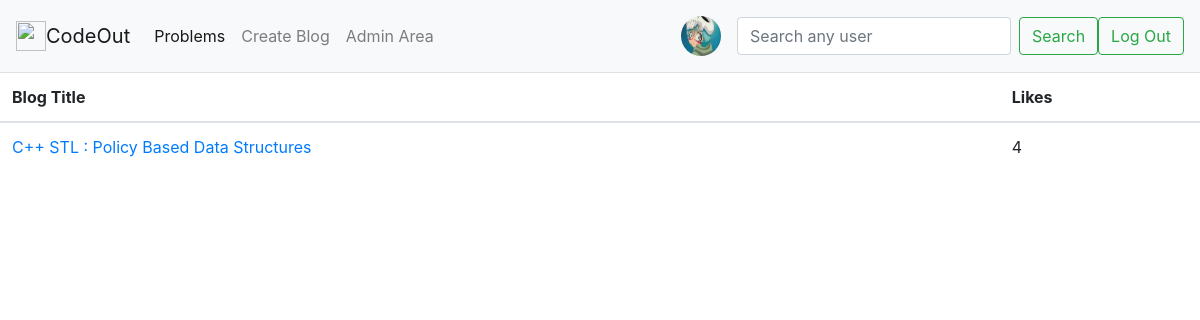
/profiles/1/blogs/, run on an earlier commit of the app's database.
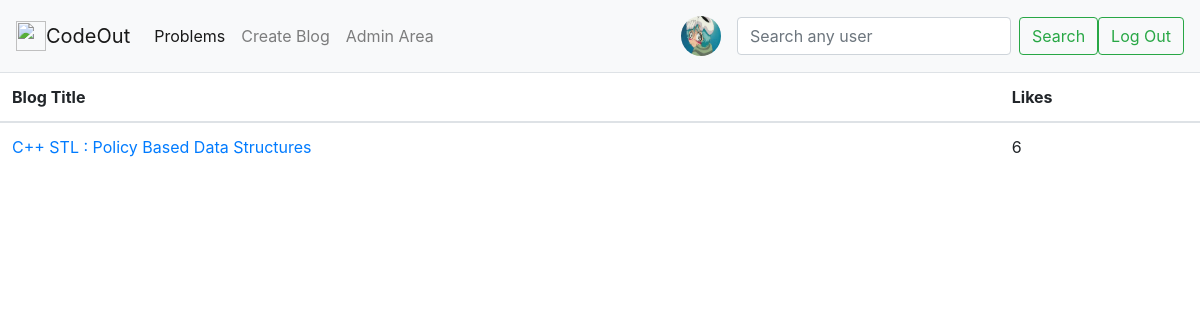
And on a later commit of the database.
### Problems/models.py (models this page shows, shortened)
class Blogs(models.Model):
    user = models.ForeignKey(Profile , on_delete = models.CASCADE , related_name = "creator")
    created_time = models.DateTimeField()
    title = models.TextField(max_length = 100)
    content = models.TextField(max_length = 2081)
    likes = models.ManyToManyField(Profile , related_name = "likers")
    like_count = models.IntegerField(default = 0)

### Profiles/views.py (the view)
# urls.py: path('<int:profile_id>/blogs/' , views.user_blogs_list , name = 'blog_list'),
def user_blogs_list(request , profile_id):
    profile = Profile.objects.get(id = profile_id)
    blogs = profile.creator.all().order_by('-created_time')
    return render(request , 'profiles/blog_list.html' , {
        'blogs' : blogs,
        'profile' : profile,
    })

### CodeOutJudge/templates/profiles/blog_list.html
{% extends 'basic_templates/navbar.html' %}
{% block content %}
    <table class="table table-hover">
        <thead>
            <tr>
            <th scope="col">Blog Title</th>
            <th scope="col">Likes</th>
            </tr>
        </thead>
        <tbody>
            {% for blog in blogs %}
                <tr>
                    <td><a href="{% url 'Profiles:blog_display' blog.id %}">{{ blog.title }}</a></td>
                    <td>{{ blog.like_count }}</td>
                </tr>
            {% endfor %}
        </tbody>
    </table>
{% endblock %}

What changed in the data, as far as the page shows it:
changed Blogs "C++ STL : Policy Based Data Structures": like_count "4" → "6"
